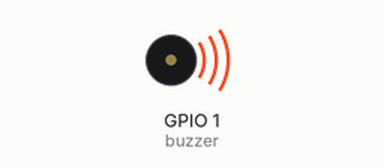
This program was run on a simulated ESP8266 board running MicroPython. Shown: buzzer (waves = sounding). At 5.3 s the program stops and its outputs stay as they are.

Above: at 0.1 s.
At 5.4 s:
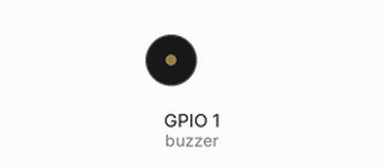
Timing chart, 0 to 6.8 s (numbered marks = the images above):
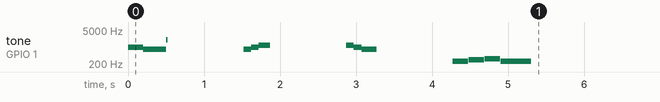

Measured:
- by itself, tone on GPIO 1 (buzzer): plays 1000 Hz for 0.20 s, 800 Hz for 0.30 s, 2000 Hz for 0.02 s, 800 Hz for 0.10 s, 1000 Hz for 0.10 s, 1200 Hz for 0.15 s … (13 notes in this stretch)

The program:

buzzer.py
```python
from machine import Pin, PWM
import time

def beep(pin_num, frequency, duration_ms):
    """
    Genera un beep usando PWM

    Args:
        pin_num: Numero GPIO del pin collegato al buzzer
        frequency: Frequenza del tono in Hz (1-1000 per ESP8266)
        duration_ms: Durata del beep in millisecondi
    """
    try:
        # Crea oggetto PWM
        buzzer = PWM(Pin(pin_num))

        # Imposta frequenza
        buzzer.freq(frequency)

        # Imposta duty cycle al 50% (512 su 1023) per volume massimo
        buzzer.duty(512)

        # Aspetta per la durata specificata
        time.sleep_ms(duration_ms)

        # Ferma il PWM
        buzzer.duty(0)
        buzzer.deinit()

    except Exception as e:
        print(f"Errore beep: {e}")

# Versione con controllo volume
def beep_volume(pin_num, frequency, duration_ms, volume=50):
    """
    Genera un beep con controllo volume

    Args:
        pin_num: Numero GPIO del pin
        frequency: Frequenza in Hz (1-1000)
        duration_ms: Durata in ms
        volume: Volume in percentuale (0-100)
    """
    try:
        buzzer = PWM(Pin(pin_num))
        buzzer.freq(frequency)

        # Converti volume percentuale in duty cycle (0-1023)
        duty = int((volume / 100) * 1023)
        buzzer.duty(duty)

        time.sleep_ms(duration_ms)

        buzzer.duty(0)
        buzzer.deinit()

    except Exception as e:
        print(f"Errore beep: {e}")


# Classe Buzzer per uso più avanzato
class Buzzer:
    def __init__(self, pin_num):
        self.pin_num = pin_num
        self.pwm = None

    def beep(self, frequency=1000, duration_ms=100, volume=50):
        """Singolo beep"""
        beep_volume(self.pin_num, frequency, duration_ms, volume)

    def double_beep(self, frequency=1000, duration_ms=100, pause_ms=100):
        """Doppio beep"""
        self.beep(frequency, duration_ms)
        time.sleep_ms(pause_ms)
        self.beep(frequency, duration_ms)

    def success(self):
        """Suono di successo (tono ascendente)"""
        self.beep(800, 100)
        self.beep(1000, 100)
        self.beep(1200, 150)

    def error(self):
        """Suono di errore (tono discendente)"""
        self.beep(1200, 100)
        self.beep(1000, 100)
        self.beep(800, 200)

    def alert(self, times=3):
        """Allarme ripetuto"""
        for _ in range(times):
            self.beep(1500, 200)
            time.sleep_ms(100)

    def click(self):
        """Suono click per feedback pulsanti"""
        self.beep(2000, 20, volume=30)

    def melody(self, notes):
        """
        Suona una melodia
        notes: lista di tuple (frequenza, durata_ms)
        """
        for freq, duration in notes:
            if freq == 0:  # Pausa
                time.sleep_ms(duration)
            else:
                self.beep(freq, duration)
            time.sleep_ms(10)  # Piccola pausa tra note

    def note_on(self, frequency, volume=50):
        try:
            self.pwm = PWM(Pin(self.pin_num))
            self.pwm.freq(frequency)

            # Converti volume percentuale in duty cycle (0-1023)
            duty = int((volume / 100) * 1023)
            self.pwm.duty(duty)

        except Exception as e:
            print(f"Errore beep: {e}")

    def note_off(self):
        try:
            self.pwm.duty(0)
            self.pwm.deinit()

        except Exception as e:
            print(f"Errore beep: {e}")

# Esempi di utilizzo
if __name__ == "__main__":
    # Esempio semplice
    BUZZER_PIN = 1  # GPIO15 per ESP8266

    # Beep singolo
    beep(BUZZER_PIN, 1000, 200)

    # Con controllo volume
    beep_volume(BUZZER_PIN, 800, 300, volume=75)

    # Usando la classe
    buzzer = Buzzer(BUZZER_PIN)

    # Feedback per menu
    buzzer.click()  # Click su pulsante
    time.sleep(1)

    buzzer.success()  # Operazione completata
    time.sleep(1)

    buzzer.error()  # Errore
    time.sleep(1)

    # Melodia semplice (note Do-Re-Mi)
    melody_notes = [
        (262, 200),  # Do
        (294, 200),  # Re
        (330, 200),  # Mi
        (262, 400),  # Do lungo
    ]
    buzzer.melody(melody_notes)
```
